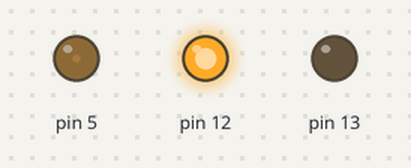
Simulated run of this sketch. Board: Arduino Uno, built with avr-gcc and run on an emulated ATmega328P. Shown: output pins drawn as LEDs (lit = HIGH).

Above: at 0.05 s.
At 5.95 s:
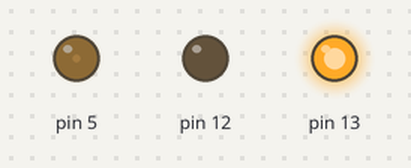
Timing chart, 0 to 6.9 s (numbered marks = the images above):
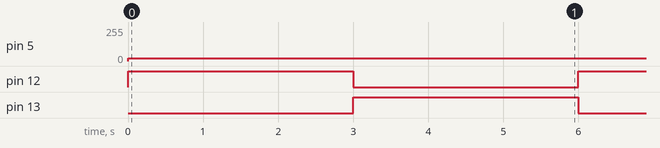

The sketch:

sketch_mar7a.ino
```cpp
void setup() {
pinMode(13, OUTPUT);
pinMode(12, OUTPUT);
pinMode(5, OUTPUT);
}

void loop() {
analogWrite(5, 20);
digitalWrite(12, HIGH);
digitalWrite(13, LOW);
delay(3000);
digitalWrite(12, LOW);
digitalWrite(13, HIGH);
delay(3000);
}
```

Measured:
- by itself, pin 5: 0/255 → 20/255 at 0.00 s
- by itself, pin 12, pin 13: alternates HIGH for 3.0 s and LOW for 3.0 s
